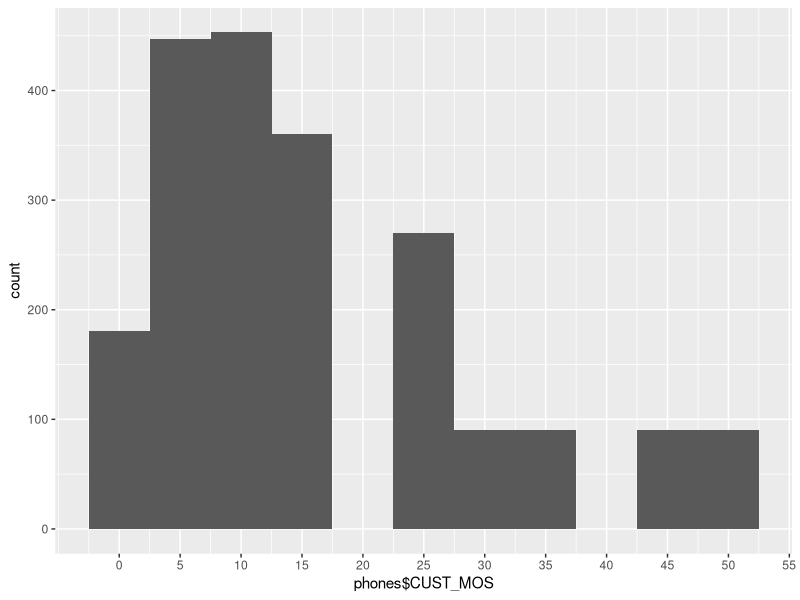
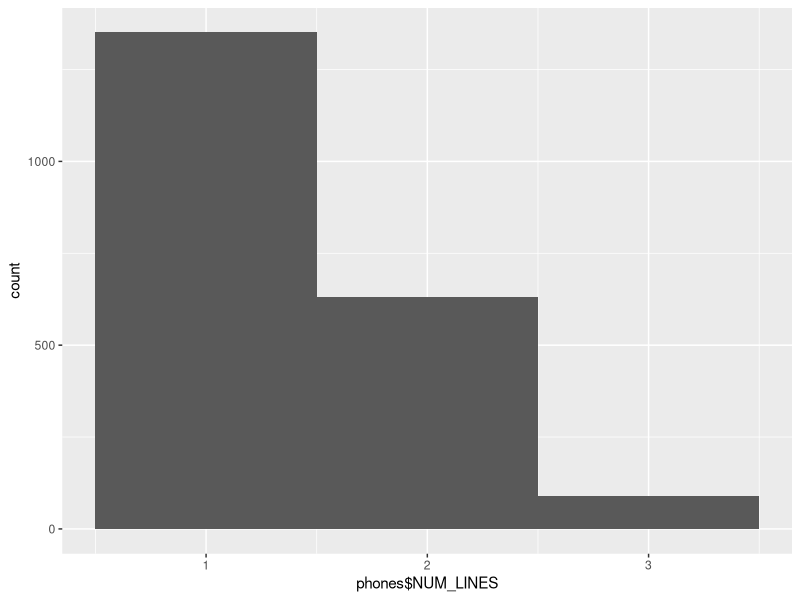
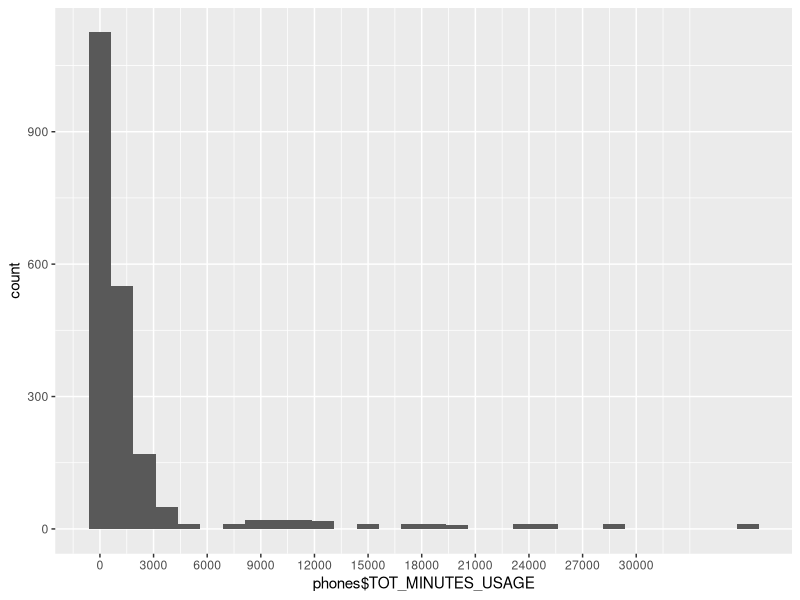
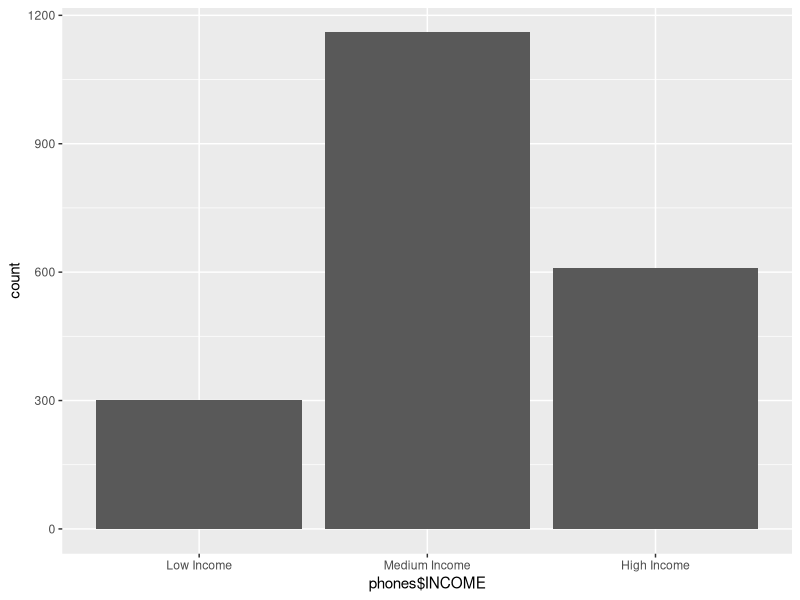
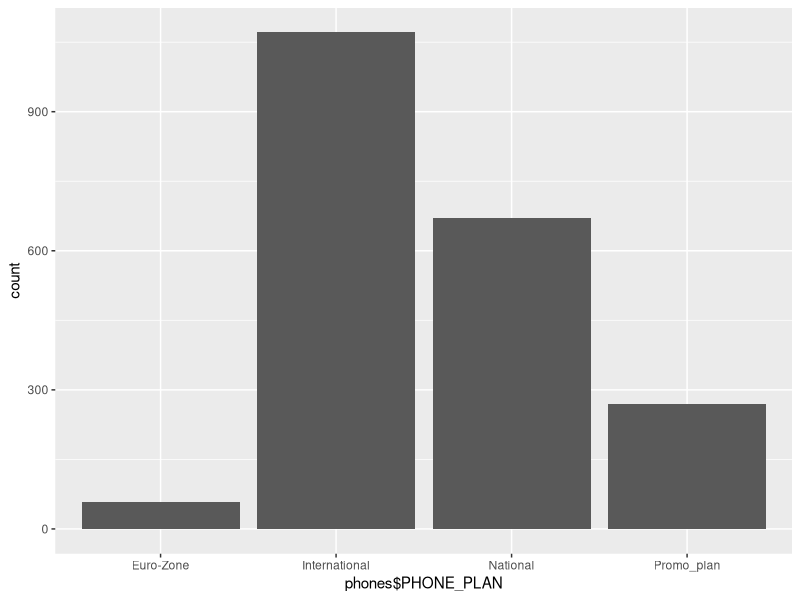
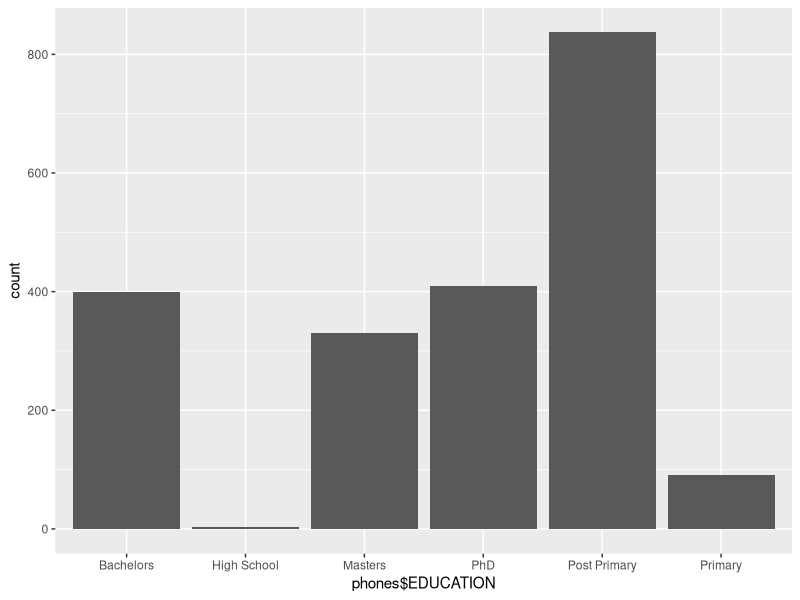
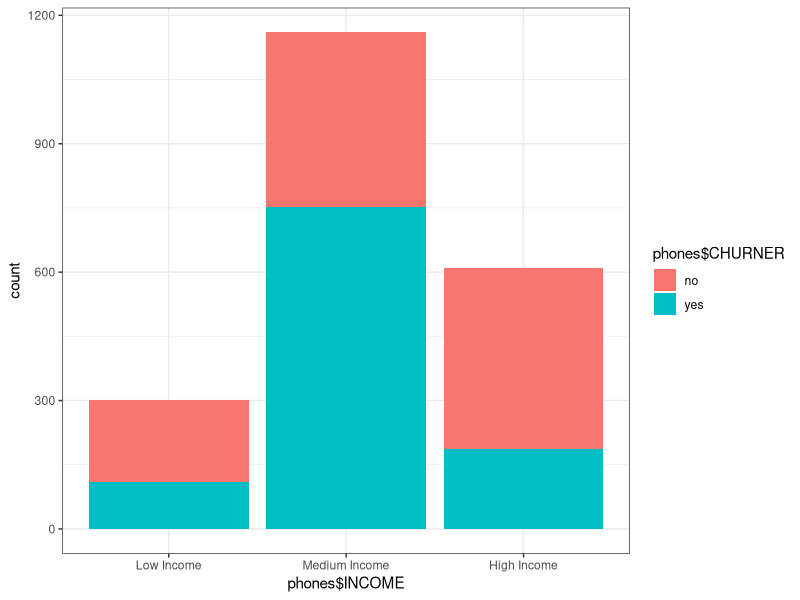
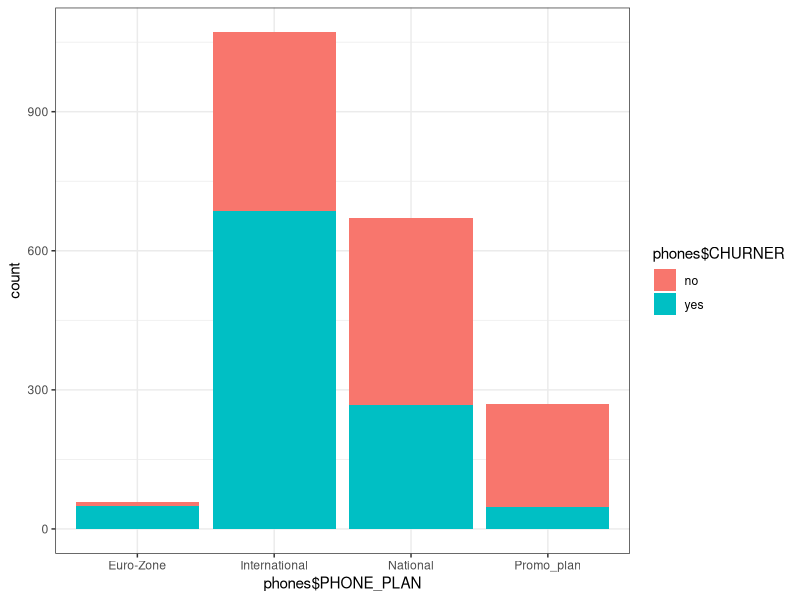

Recreate these plots in R, in order.
## ---- chunk 1
#install.packages("ggplot2")
library(ggplot2)
## ---- chunk 2
phones <- read.csv("./eurocomPHONEchurners.csv")
head(phones)
## ---- chunk 3
count_na <- sapply(phones, function(y) sum(length(which(is.na(y) | y == ""))))
na_df <- data.frame(count_na)

subset(na_df, na_df$count_na > 0)
## ---- chunk 4
replace_na_with_median <- function(col) {
  median_without_na <- median(col, na.rm=TRUE)
  col[is.na(col)] <- median_without_na
  return(col)
}
## ---- chunk 5
phones$MINUTES_3MONTHS_AGO <- replace_na_with_median(phones$MINUTES_3MONTHS_AGO)
## ---- chunk 6
phones$CUST_MOS <- replace_na_with_median(phones$CUST_MOS)
## ---- chunk 7
phones$TOT_MINUTES_USAGE <- replace_na_with_median(phones$TOT_MINUTES_USAGE)
## ---- chunk 8
get_mode <- function(x){
  xtable <- table(x)
  idx <- xtable == max(xtable)
  names(xtable)[idx]
}
## ---- chunk 9
phones$PHONE_PLAN[phones$PHONE_PLAN == ""] <- get_mode(phones$PHONE_PLAN)
## ---- chunk 10
phones$EDUCATION[phones$EDUCATION == ""] <- get_mode(phones$EDUCATION)
## ---- chunk 11
head(phones$INCOME)
## ---- chunk 12
phones$INCOME <- cut(phones$INCOME, breaks = c(0, 38000, 88000, max(phones$INCOME)), include.lowest = TRUE, labels = c("Low Income", "Medium Income","High Income"))

head(phones$INCOME)
## ---- chunk 13
ggplot(data=phones ,aes(phones$CUST_MOS)) + geom_histogram(binwidth=5) + scale_x_continuous(breaks = seq(0,60,5))
## ---- chunk 14
ggplot(data=phones ,aes(phones$NUM_LINES)) + geom_histogram(binwidth=1) + scale_x_continuous(breaks = 0:3)
## ---- chunk 15
ggplot(data=phones ,aes(phones$TOT_MINUTES_USAGE)) + geom_histogram(bins = 30) +  scale_x_continuous(breaks = seq(0, 30000, 3000))
## ---- chunk 16
ggplot(data=phones ,aes(phones$INCOME)) + geom_histogram(stat="count")
## ---- chunk 17
ggplot(data=phones ,aes(phones$PHONE_PLAN)) + geom_histogram(stat="count")
## ---- chunk 18
ggplot(data=phones ,aes(phones$EDUCATION)) + geom_histogram(stat="count")
## ---- chunk 19
ggplot(data=phones ,aes(x=phones$INCOME, group=phones$CHURNER, fill=phones$CHURNER)) + geom_histogram(stat="count") + theme_bw()
## ---- chunk 20
ggplot(data=phones ,aes(x=phones$PHONE_PLAN, group=phones$CHURNER, fill=phones$CHURNER)) + geom_histogram(stat="count") + theme_bw()
## ---- chunk 21
ggplot(data=phones ,aes(x=phones$TOT_MINUTES_USAGE, group=phones$CHURNER, fill=phones$CHURNER)) + geom_histogram(bins = 5) +  scale_x_continuous(breaks = seq(0, 30000, 5000))
## ---- chunk 22
ggplot(data=phones ,aes(x=phones$CUST_MOS, group=phones$CHURNER, fill=phones$CHURNER)) + geom_histogram(binwidth=5) + scale_x_continuous(breaks = seq(0,50,5))
## ---- chunk 23
ggplot(data=phones ,aes(x=phones$NUM_LINES, group=phones$CHURNER, fill=phones$CHURNER)) + geom_histogram(binwidth=1, position="dodge") + scale_x_continuous(breaks = 0:3)
## ---- chunk 24
ggplot(data=phones ,aes(x=phones$EDUCATION, group=phones$CHURNER, fill=phones$CHURNER)) + geom_histogram(stat="count")
## ---- chunk 25
ggplot(data=phones ,aes(x=phones$GENDER, group=phones$CHURNER, fill=phones$CHURNER)) + geom_histogram(stat="count", position="dodge")
